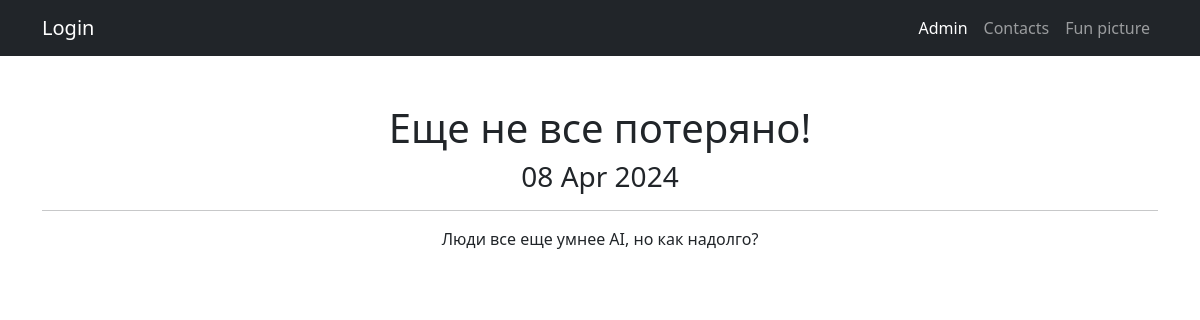
The page /news/2 on the database its author committed.
### news/models.py (models this page shows, shortened)
class Post(models.Model):
    article = 'AR'
    news = 'NE'
    POSITIONS = [
        (article, 'Статья'),
        (news, 'Новости'),
    ]
    author = models.ForeignKey(Author, on_delete=models.CASCADE)
    news_type = models.CharField(max_length=2, choices=POSITIONS, default=article)
    post_time = models.DateTimeField(auto_now_add=True)
    title = models.CharField(max_length=255)
    text = models.TextField()
    rating = models.IntegerField(default=0)
    category = models.ManyToManyField(Category, through='PostCategory')

### news/views.py (the view)
# urls.py: path('<int:pk>', NewsDetail.as_view(), name='news_detail'),
class NewsDetail(DetailView):
    model = Post
    template_name = 'news.html'
    context_object_name = 'news'

### templates/news.html (shortened to what this page needs)
{% extends 'flatpages/default.html' %}
{% load custom_filters %}
{% block content %}
    <h1>{{ news.title|censor }}</h1>
    <h3>{{ news.post_time|date:"d M Y" }}</h3>
    <hr>
    {{ news.text|censor }}
{% endblock content %}

### rows shown on the page
Post: title|censor "Еще не все потеряно!", post_time "08 Apr 2024", text|censor "Люди все еще умнее AI, но как надолго?"
